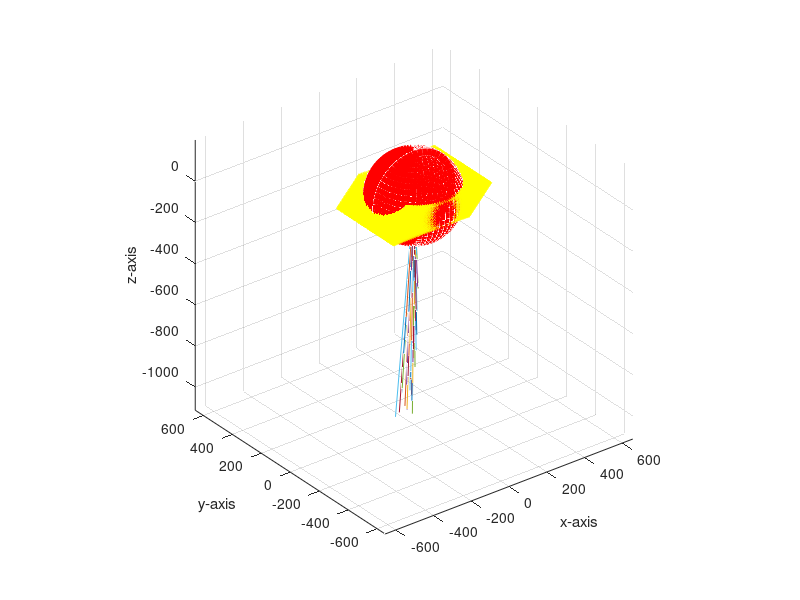

Reproduce this figure in MATLAB.
clc
clear all
close  all

r = 200 * ones(50, 50); % radius is 5
[th, phi] = meshgrid(linspace(0, 2*pi, 50), linspace(-pi, pi, 50));
[x,y,z] = sph2cart(th, phi, r);
plot3(x,y,z,'r','LineWidth',5)
axis equal
xlabel('x')
ylabel('y')
zlabel('z')
grid on
hold on
th = 0:pi/50:2*pi;
x = 200* cos(th);
y = 200* sin(th);
z = zeros(length(th))
plot3(x,y,z,'y','LineWidth',30)
 fid=fopen('rampgyro1.csv');
 readData=textscan(fid,'%f %f %f %f','Headerlines',1,'Delimiter',',');
 time=readData{1,1}(:,1);
 gyroX=readData{1,2}(:,1);
 gyroY=readData{1,3}(:,1);
 gyroZ=readData{1,4}(:,1);
%  accelX=readData{1,5}(:,1);
%  accelY=readData{1,6}(:,1);
%  accelZ=readData{1,7}(:,1);
%  
gyro=sqrt(gyroX.^2+gyroY.^2+gyroZ.^2)
 f1=figure(1);
% subplot(2,3,1)
% plot(time,accelX,'k-')
% grid on
% title('graph of accelerometerX')
% subplot(2,3,2)
% grid on
% plot(time,accelY,'r-')
% grid on
% title('graph of accelerometerY')
% subplot(2,3,3)
% grid on
% plot(time,accelZ,'g-')
% grid on
% title('graph of accelerometerZ')
% subplot(1,3,1)
% grid on
% plot(time,gyroX,'k-')
% grid on
% title('graph of gyroscopeX')
% subplot(1,3,2)
% grid on
% plot(time,gyroY,'r-')
% grid on
% title('graph of gyroscopeY')
% subplot(1,3,3)
% grid on
%  plot(time,gyroZ,'g-')
% title('graph of gyroscopeZ')
% grid on
% figure
% grid on
%  plot(time,gyro,'b-')
% title('graph of gyro')
% grid on
% xlabel('time')
%  f2=figure(2);
% plot(time,accelX,'k-')
% figure
% findpeaks(accelX)
% [pks,locs] = findpeaks(accelX)
% tt=time(locs)
% timett=fix(time)
% ttx=fix(tt)
% clc
% B = unique(ttx) % which will give you the unique elements of A in array B
% Ncount = histc(ttx, B) 
% [B Ncount*360]
% figure
% stem(B,Ncount*360)
% figure
% plot(time,gyroX)
% [timett gyroX]
% figure
% plot(time,gyroY)
% figure
% plot(time,gy
for i=1:length(gyroX)
 hold on   
plot3 ([0 gyroX(i)],[0 gyroY(i)],[0 gyroZ(i)])
axis equal
hold on
xlabel('x-axis')
ylabel('y-axis')
zlabel('z-axis')

% plot3 ([0 0],[0 1],[0 0])
% hold on
% plot3 ([0 0],[0 0],[0 1])
% hold on
% plot3 ([0 1],[0 1],[0 1])
grid on
pause(0.2)
end
